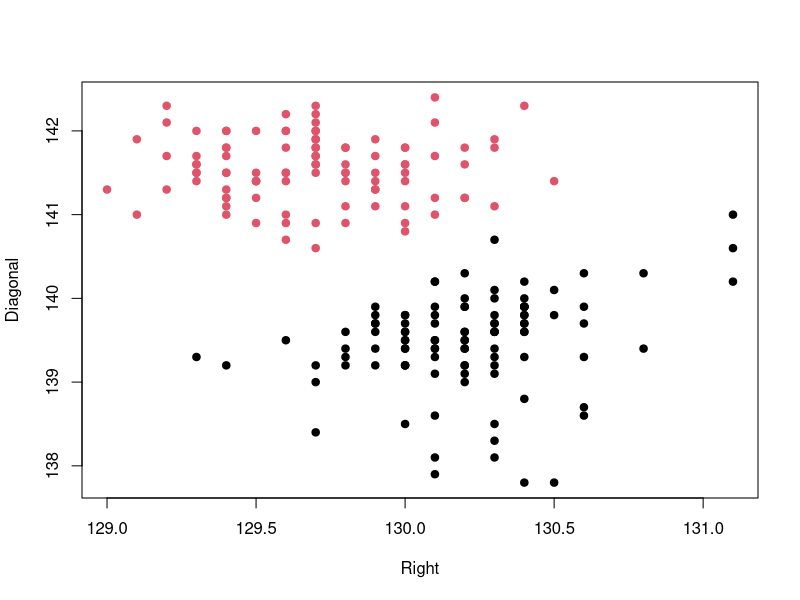

Here is the R script that generated this plot:
library(mclust)

# Use both columns
data("banknote", package = "mclust")

Xdata <- as.matrix(banknote[, c(4,7)])  # Six measurements

# Fit two Gaussian components
fit <- Mclust(Xdata, G = 2)

# Add cluster assignments
clusterid <- fit$classification

# Display results
summary(fit)
table(clusterid)

# Plot using the original two columns
plot(Xdata[,1], Xdata[,2],
     col = clusterid,
     pch = 19,
     xlab = "Right",
     ylab = "Diagonal")

# Posterior membership probabilities
head(fit$z)

x1=Xdata[,1][clusterid=="1"]
y1=Xdata[,2][clusterid=="1"]
lm(y1~x1)
var(y1)

#Coefficients:
#  (Intercept)           x1  
#      73.2705       0.5085  
# var(y1)= 0.3403236

x2=Xdata[,1][clusterid=="2"]
y2=Xdata[,2][clusterid=="2"]
lm(y2~x2)
var(y2)

#Coefficients:
#  (Intercept)           x2  
#    143.69412     -0.01653  
# var(y2) = 0.1569008
